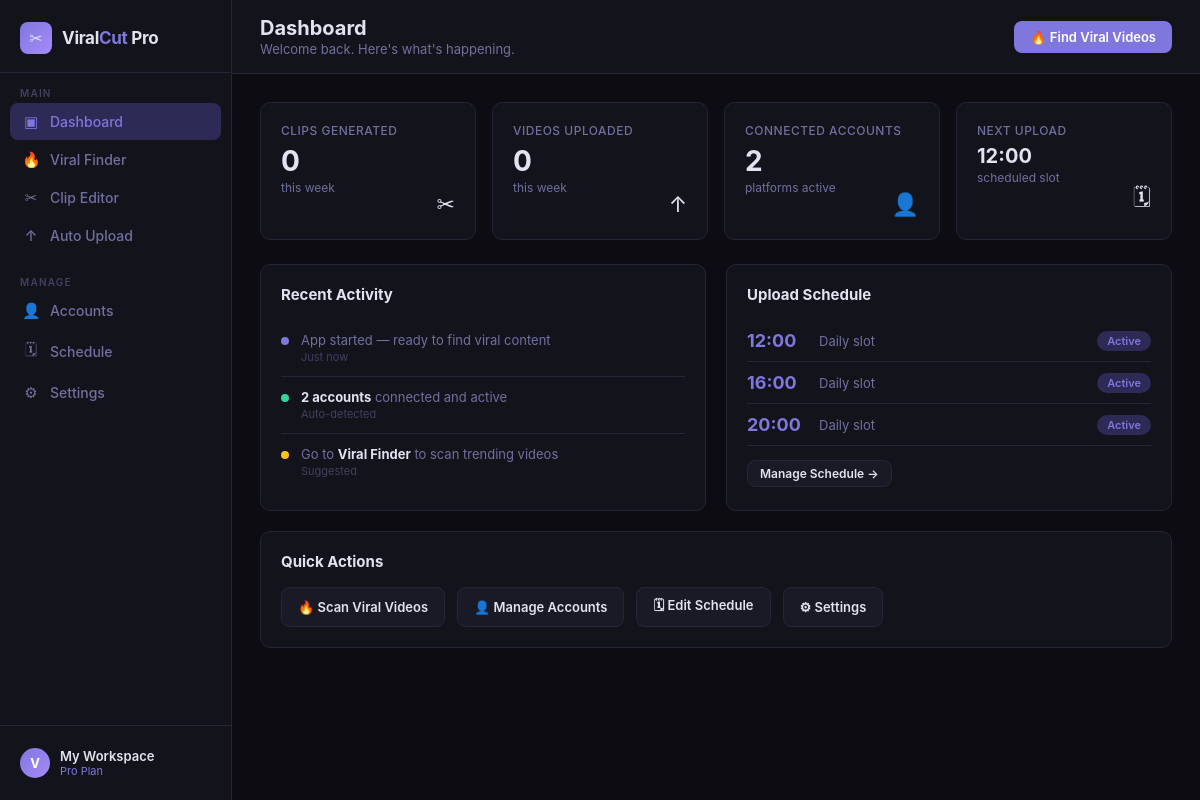
/dashboard, run on the app's committed database.
### tables this page shows
CREATE TABLE schedule (
            id INTEGER PRIMARY KEY AUTOINCREMENT,
            slot_time TEXT NOT NULL,
            enabled INTEGER NOT NULL DEFAULT 1
        );

### app.py (the view)
@app.route("/dashboard")
def dashboard():
    conn = get_db()
    active_accounts = conn.execute("SELECT COUNT(*) as c FROM accounts WHERE enabled=1").fetchone()["c"]
    schedule = conn.execute("SELECT * FROM schedule ORDER BY id").fetchall()
    queue_count = conn.execute("SELECT COUNT(*) as c FROM queue WHERE status='pending'").fetchone()["c"]
    conn.close()
    next_slot = next((s["slot_time"] for s in schedule if s["enabled"]), None)
    return render_template("dashboard.html", active="dashboard",
                           active_accounts=active_accounts,
                           schedule=schedule,
                           next_slot=next_slot,
                           queue_count=queue_count)

### db.py (called while the page is built)
def get_db():
    conn = sqlite3.connect(DB_PATH)
    conn.row_factory = sqlite3.Row
    return conn

### templates/dashboard.html (shortened to what this page needs)
{% extends "base.html" %}
{% block page_title %}Dashboard{% endblock %}
{% block page_subtitle %}Welcome back. Here's what's happening.{% endblock %}
{% block topbar_actions %}
<a href="/viral-finder" class="btn btn-primary">🔥 Find Viral Videos</a>
{% endblock %}
{% block content %}
<div class="grid-4" style="margin-bottom:24px">
    <div class="stat-card">
        <div class="stat-label">Clips Generated</div>
        <div class="stat-value">0</div>
        <div class="stat-sub">this week</div>
        <div class="stat-icon">✂</div>
    </div>
    <div class="stat-card">
        <div class="stat-label">Videos Uploaded</div>
        <div class="stat-value">0</div>
        <div class="stat-sub">this week</div>
        <div class="stat-icon">↑</div>
    </div>
    <div class="stat-card">
        <div class="stat-label">Connected Accounts</div>
        <div class="stat-value">{{ active_accounts }}</div>
        <div class="stat-sub">platforms active</div>
        <div class="stat-icon">👤</div>
    </div>
    <div class="stat-card">
        <div class="stat-label">Next Upload</div>
        <div class="stat-value" style="font-size:20px">{{ next_slot or '—' }}</div>
        <div class="stat-sub">scheduled slot</div>
        <div class="stat-icon">🗓</div>
    </div>
</div>
<div class="grid-2" style="gap:20px">
    <div class="card">
        <div style="display:flex;align-items:center;justify-content:space-between;margin-bottom:16px">
            <div style="font-size:15px;font-weight:700">Recent Activity</div>
        </div>
        <div class="activity-item">
            <div class="activity-dot" style="background:#7F77DD"></div>
            <div>
                <div class="activity-text">App started — ready to find viral content</div>
                <div class="activity-time">Just now</div>
            </div>
        </div>
        <div class="activity-item">
            <div class="activity-dot" style="background:#34d399"></div>
            <div>
                <div class="activity-text"><strong>{{ active_accounts }} account{% if active_accounts != 1 %}s{% endif %}</strong> connected and active</div>
                <div class="activity-time">Auto-detected</div>
            </div>
        </div>
        <div class="activity-item">
            <div class="activity-dot" style="background:#fbbf24"></div>
            <div>
                <div class="activity-text">Go to <strong>Viral Finder</strong> to scan trending videos</div>
                <div class="activity-time">Suggested</div>
            </div>
        </div>
    </div>
    <div class="card">
        <div style="font-size:15px;font-weight:700;margin-bottom:16px">Upload Schedule</div>
        {% for slot in schedule %}
        <div style="display:flex;align-items:center;gap:12px;padding:10px 0;border-bottom:1px solid var(--border)">
            <div style="font-size:18px;font-weight:700;color:{% if slot.enabled %}var(--accent){% else %}var(--text-faint){% endif %};width:60px">{{ slot.slot_time }}</div>
            <div style="font-size:13px;color:var(--text-muted);flex:1">Daily slot</div>
            <div class="badge {% if slot.enabled %}badge-purple{% else %}badge-red{% endif %}">
                {% if slot.enabled %}Active{% else %}Off{% endif %}
            </div>
        </div>
        {% endfor %}
        <div style="margin-top:14px">
            <a href="/schedule" class="btn btn-secondary btn-sm">Manage Schedule →</a>
        </div>
    </div>
</div>
<div class="card" style="margin-top:20px">
    <div style="font-size:15px;font-weight:700;margin-bottom:16px">Quick Actions</div>
    <div style="display:flex;gap:12px;flex-wrap:wrap">
        <a href="/viral-finder" class="btn btn-secondary">🔥 Scan Viral Videos</a>
        <a href="/accounts" class="btn btn-secondary">👤 Manage Accounts</a>
        <a href="/schedule" class="btn btn-secondary">🗓 Edit Schedule</a>
        <a href="/settings" class="btn btn-secondary">⚙ Settings</a>
    </div>
</div>
{% endblock %}

### static/style.css (style rules this page uses)
:root { --bg: #0c0c12; --surface: #13131c; --surface2: #1a1a27; --border: #252535; --accent: #7F77DD; --accent-dim: #2d2a55; --accent-hover: #9b94e8; --text: #e2e2f0; --text-muted: #7070a0; --text-faint: #404060; --green: #34d399; --red: #f87171; --yellow: #fbbf24; --radius: 10px; }
* { margin: 0; padding: 0; box-sizing: border-box; }
body { font-family: -apple-system, BlinkMacSystemFont, 'Segoe UI', 'Inter', sans-serif; background: var(--bg); color: var(--text); display: flex; height: 100vh; overflow: hidden; }
.btn { display: inline-flex; align-items: center; gap: 7px; padding: 8px 16px; border-radius: 8px; font-size: 13px; font-weight: 600; cursor: pointer; border: none; text-decoration: none; transition: all 0.14s; }
.btn-primary { background: var(--accent); color: white; }
.btn-secondary { background: var(--surface2); color: var(--text); border: 1px solid var(--border); }
.btn-sm { padding: 5px 12px; font-size: 12px; }
.card { background: var(--surface); border: 1px solid var(--border); border-radius: var(--radius); padding: 20px; }
.grid-2 { display: grid; grid-template-columns: repeat(2, 1fr); gap: 16px; }
.grid-4 { display: grid; grid-template-columns: repeat(4, 1fr); gap: 16px; }
.stat-card { background: var(--surface); border: 1px solid var(--border); border-radius: var(--radius); padding: 20px; }
.stat-card .stat-label { font-size: 12px; color: var(--text-muted); font-weight: 500; text-transform: uppercase; letter-spacing: 0.5px; }
.stat-card .stat-value { font-size: 28px; font-weight: 700; color: var(--text); margin: 6px 0 2px; }
.stat-card .stat-sub { font-size: 12px; color: var(--text-muted); }
.stat-card .stat-icon { font-size: 22px; float: right; margin-top: -4px; }
.badge { display: inline-block; padding: 3px 10px; border-radius: 20px; font-size: 11px; font-weight: 600; }
.badge-purple { background: var(--accent-dim); color: var(--accent); }
.activity-item { display: flex; align-items: flex-start; gap: 12px; padding: 12px 0; border-bottom: 1px solid var(--border); }
.activity-item:last-child { border-bottom: none; }
.activity-dot { width: 8px; height: 8px; border-radius: 50%; margin-top: 5px; flex-shrink: 0; }
.activity-text { font-size: 13px; color: var(--text-muted); }
.activity-text strong { color: var(--text); }
.activity-time { font-size: 11px; color: var(--text-faint); margin-top: 2px; }

### data on the page
schedule: slot_time "12:00", enabled "Active"
schedule: slot_time "16:00", enabled "Active"
schedule: slot_time "20:00", enabled "Active"

### other printed values
{{ active_accounts }} "2"
